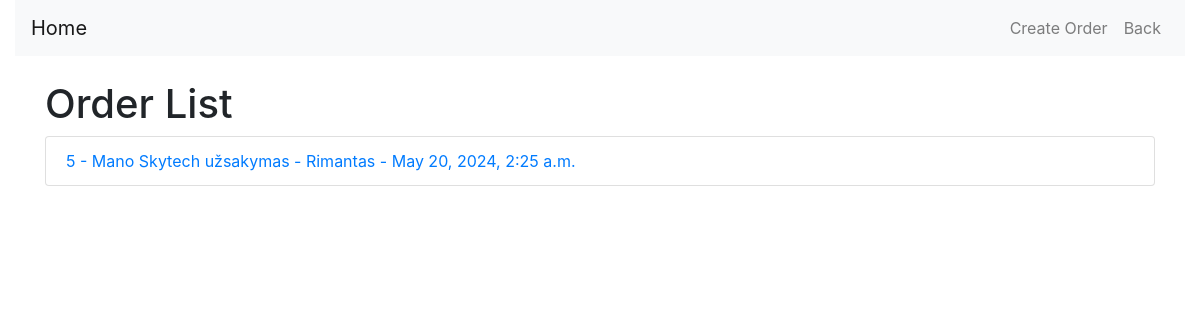
/orders/ (signed in), run on an earlier commit of the app's database.
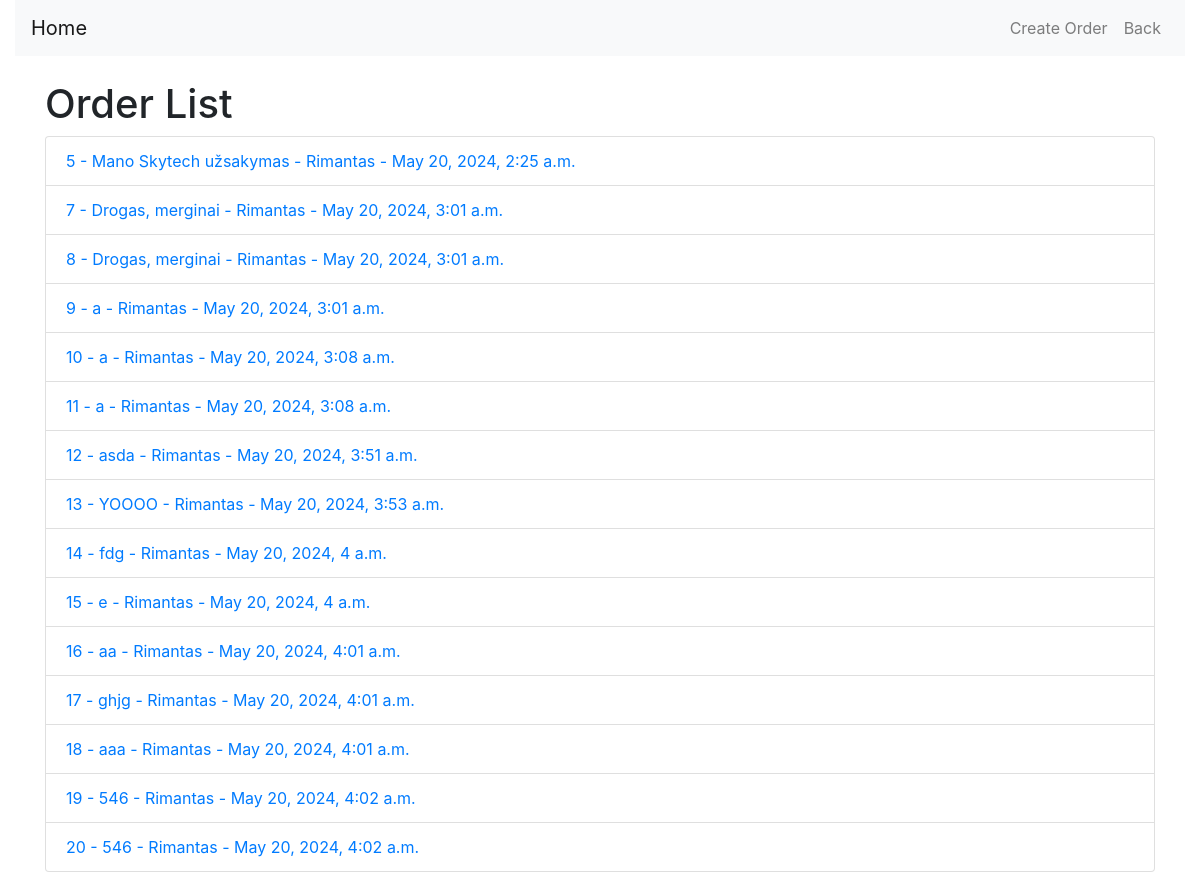
And on a later commit of the database.
### orders/models.py (models this page shows)
class Order(models.Model):
    user = models.ForeignKey(User, on_delete=models.CASCADE, default=None)
    products = models.ManyToManyField(Product)
    date_ordered = models.DateTimeField(auto_now_add=True)
    order_name = models.CharField(max_length=100)

### orders/views.py (the view)
# urls.py: path('', views.order_list, name='order_list'),
@login_required
def order_list(request):
    orders = Order.objects.filter(user=request.user)
    return render(request, 'orders/order_list.html', {'orders': orders})

### orders/templates/orders/order_list.html (shortened to what this page needs)
<!DOCTYPE html>
<html lang="en">
<head>
    {% load static %}
    <link href="https://stackpath.bootstrapcdn.com/bootstrap/4.5.2/css/bootstrap.min.css" rel="stylesheet">
    <link rel="stylesheet" href="{% static 'alert.css' %}">
</head>
<body>
    <div class="container-fluid">
        <nav class="navbar navbar-expand-lg navbar-light bg-light">
            <a class="navbar-brand" href="{% url 'home' %}">Home</a>
            <div class="collapse navbar-collapse" id="navbarNav">
                <ul class="navbar-nav ml-auto">
                    {% if perms.orders.add_order %}
                        <li class="nav-item">
                            <a class="nav-link" href="{% url 'create_order' %}">Create Order</a>
                        </li>
                    {% endif %}
                    <li class="nav-item">
                        <a class="nav-link" href="{% url 'home' %}">Back</a>
                    </li>
                </ul>
            </div>
        </nav>
        <div class="container mt-4">
            <h1>Order List</h1>
            <ul class="list-group">
                {% if orders %}
                    {% for order in orders %}
                        <li class="list-group-item">
                            <a href="{% url 'order_detail' order.id %}">{{ order.id }} - {{ order.order_name }} - {{ order.user.username }} - {{ order.date_ordered }}</a>
                        </li>
                    {% endfor %}
                {% else %}
                    <li class="list-group-item">No orders available.</li>
                {% endif %}
            </ul>
        </div>
    </div>
</body>
</html>

What changed in the data, as far as the page shows it:
added Order: id "7", order_name "Drogas, merginai", user.username "Rimantas", date_ordered "May 20, 2024, 3:01 a.m."
added Order: id "8", order_name "Drogas, merginai", user.username "Rimantas", date_ordered "May 20, 2024, 3:01 a.m."
added Order: id "9", order_name "a", user.username "Rimantas", date_ordered "May 20, 2024, 3:01 a.m."
added Order: id "10", order_name "a", user.username "Rimantas", date_ordered "May 20, 2024, 3:08 a.m."
added Order: id "11", order_name "a", user.username "Rimantas", date_ordered "May 20, 2024, 3:08 a.m."
added Order: id "12", order_name "asda", user.username "Rimantas", date_ordered "May 20, 2024, 3:51 a.m."
added Order: id "13", order_name "YOOOO", user.username "Rimantas", date_ordered "May 20, 2024, 3:53 a.m."
added Order: id "14", order_name "fdg", user.username "Rimantas", date_ordered "May 20, 2024, 4 a.m."
added Order: id "15", order_name "e", user.username "Rimantas", date_ordered "May 20, 2024, 4 a.m."
added Order: id "16", order_name "aa", user.username "Rimantas", date_ordered "May 20, 2024, 4:01 a.m."
added Order: id "17", order_name "ghjg", user.username "Rimantas", date_ordered "May 20, 2024, 4:01 a.m."
added Order: id "18", order_name "aaa", user.username "Rimantas", date_ordered "May 20, 2024, 4:01 a.m."
added Order: id "19", order_name "546", user.username "Rimantas", date_ordered "May 20, 2024, 4:02 a.m."
added Order: id "20", order_name "546", user.username "Rimantas", date_ordered "May 20, 2024, 4:02 a.m."
